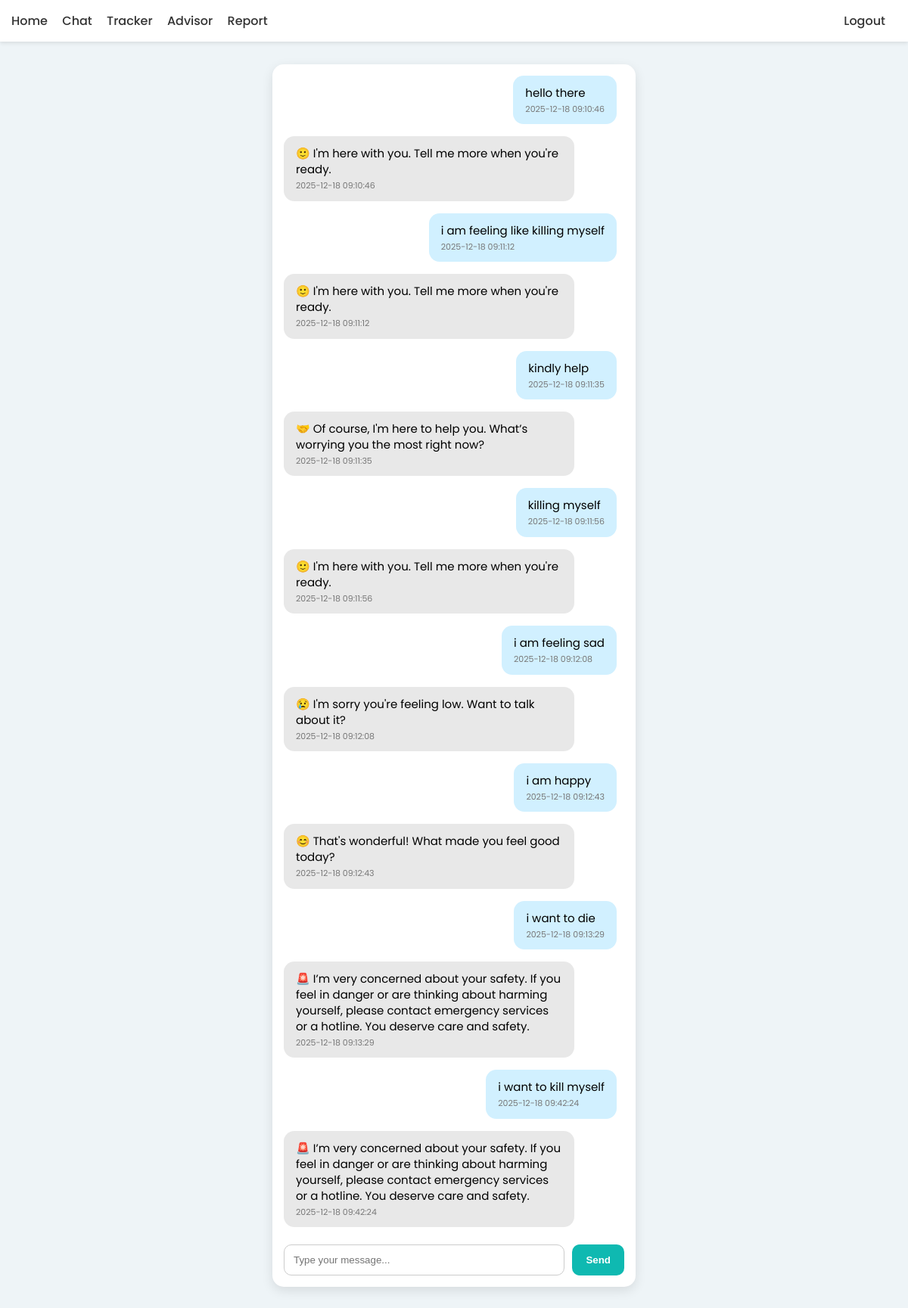
The app's page /chat (signed in) with its own data.
### models.py (models this page shows)
class Chat(db.Model):
    id = db.Column(db.Integer, primary_key=True)
    sender = db.Column(db.String(10))    # user | bot
    text = db.Column(db.Text)
    time = db.Column(db.String(50))
    user_id = db.Column(db.Integer, db.ForeignKey("user.id"), nullable=False)

### app.py (the view, shortened to what this page needs)
@app.route("/chat", methods=["GET", "POST"])
@login_required
def chat():
    user_id = session["user"]
    db_messages = Chat.query.filter_by(user_id=user_id).order_by(Chat.id.asc()).all()
    chat_history = [{"sender": m.sender, "text": m.text, "time": m.time} for m in db_messages]
    return render_template("chat.html", chat=chat_history)

### app.py (called while the page is built)
def login_required(fn):
    from functools import wraps
    @wraps(fn)
    def wrapper(*args, **kwargs):
        if "user" not in session:
            return redirect(url_for("login"))
        return fn(*args, **kwargs)
    return wrapper

### templates/chat.html (shortened to what this page needs)
<!DOCTYPE html>
<html lang="en">
<head>
</head>
<body>
<nav>
    <a href="/home">Home</a>
    <a href="/chat">Chat</a>
    <a href="/tracker">Tracker</a>
    <a href="/advisor">Advisor</a>
    <a href="/report">Report</a>
    <a href="/logout" style="float:right;">Logout</a>
</nav>
<div class="chat-container">
    <div class="messages" id="msgbox">
        {% for m in chat %}
            <div class="bubble {{ m.sender }}">
                {{ m.text }}
                <div class="time">{{ m.time }}</div>
            </div>
        {% endfor %}
    </div>
    <form method="POST" class="input-area" onsubmit="showTyping()">
        <input type="text" name="message" placeholder="Type your message..." required>
        <button>Send</button>
    </form>
</div>
</body>
</html>

### templates/chat.html (style rules this page uses)
body { font-family: 'Poppins', sans-serif; background: #eef4f7; margin: 0; padding: 0; }
nav { background: white; padding: 15px; box-shadow: 0 2px 5px rgba(0,0,0,0.1); }
nav a { margin-right: 15px; color: #333; text-decoration: none; font-weight: 500; }
.chat-container { width: 90%; max-width: 450px; margin: 30px auto; background: white; border-radius: 15px; padding: 15px; box-shadow: 0 5px 15px rgba(0,0,0,0.1); height: 80vh; display: flex; flex-direction: column; }
.messages { flex: 1; overflow-y: auto; padding-right: 10px; display: flex; flex-direction: column; }
.bubble { padding: 12px 16px; margin: 8px 0; border-radius: 14px; max-width: 80%; line-height: 1.4; font-size: 15px; position: relative; }
.user { background: #d1f0ff; align-self: flex-end; }
.bot { background: #e8e8e8; align-self: flex-start; }
.time { font-size: 11px; color: #777; margin-top: 4px; }
.input-area { display: flex; margin-top: 15px; }
input { flex: 1; padding: 12px; border-radius: 10px; border: 1px solid #ccc; }
button { margin-left: 10px; padding: 12px 18px; background: #0fb9b1; color: white; border: none; border-radius: 10px; font-weight: 600; }

### records on screen
Chat: text "hello there", time "2025-12-18 09:10:46"
Chat: text "🙂 I'm here with you. Tell me more when you're ready.", time "2025-12-18 09:10:46"
Chat: text "i am feeling like killing myself", time "2025-12-18 09:11:12"
Chat: text "🙂 I'm here with you. Tell me more when you're ready.", time "2025-12-18 09:11:12"
Chat: text "kindly help", time "2025-12-18 09:11:35"
Chat: text "🤝 Of course, I'm here to help you. What’s worrying you the most right now?", time "2025-12-18 09:11:35"
Chat: text "killing myself", time "2025-12-18 09:11:56"
Chat: text "🙂 I'm here with you. Tell me more when you're ready.", time "2025-12-18 09:11:56"
Chat: text "i am feeling sad", time "2025-12-18 09:12:08"
Chat: text "😢 I'm sorry you're feeling low. Want to talk about it?", time "2025-12-18 09:12:08"
Chat: text "i am happy", time "2025-12-18 09:12:43"
Chat: text "😊 That's wonderful! What made you feel good today?", time "2025-12-18 09:12:43"
Chat: text "i want to die", time "2025-12-18 09:13:29"
Chat: text "🚨 I’m very concerned about your safety. If you feel in danger or are thinking about harming yourself, please contact emergency services or a hotline. You deserve care and safety.", time "2025-12-18 09:13:29"
Chat: text "i want to kill myself", time "2025-12-18 09:42:24"
Chat: text "🚨 I’m very concerned about your safety. If you feel in danger or are thinking about harming yourself, please contact emergency services or a hotline. You deserve care and safety.", time "2025-12-18 09:42:24"
